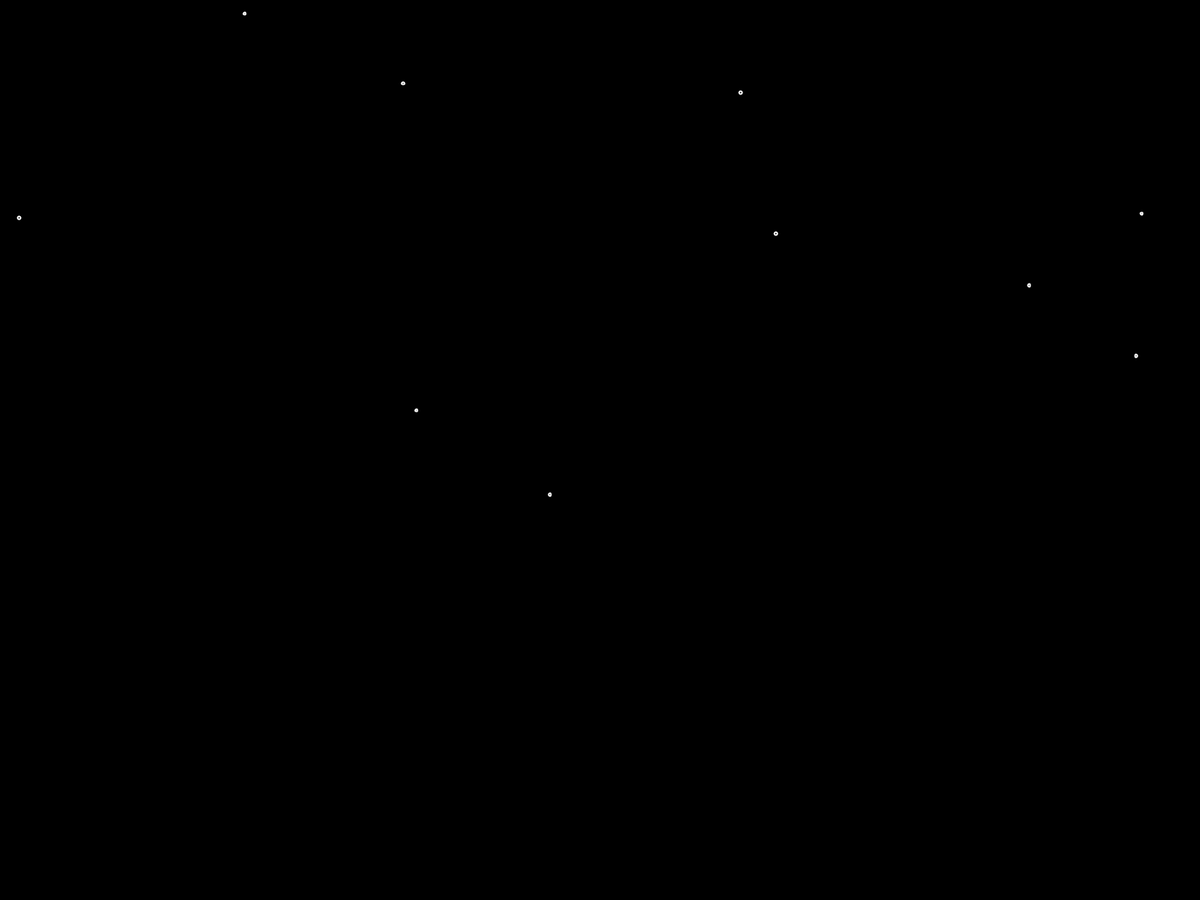
Frame 1 (no input)
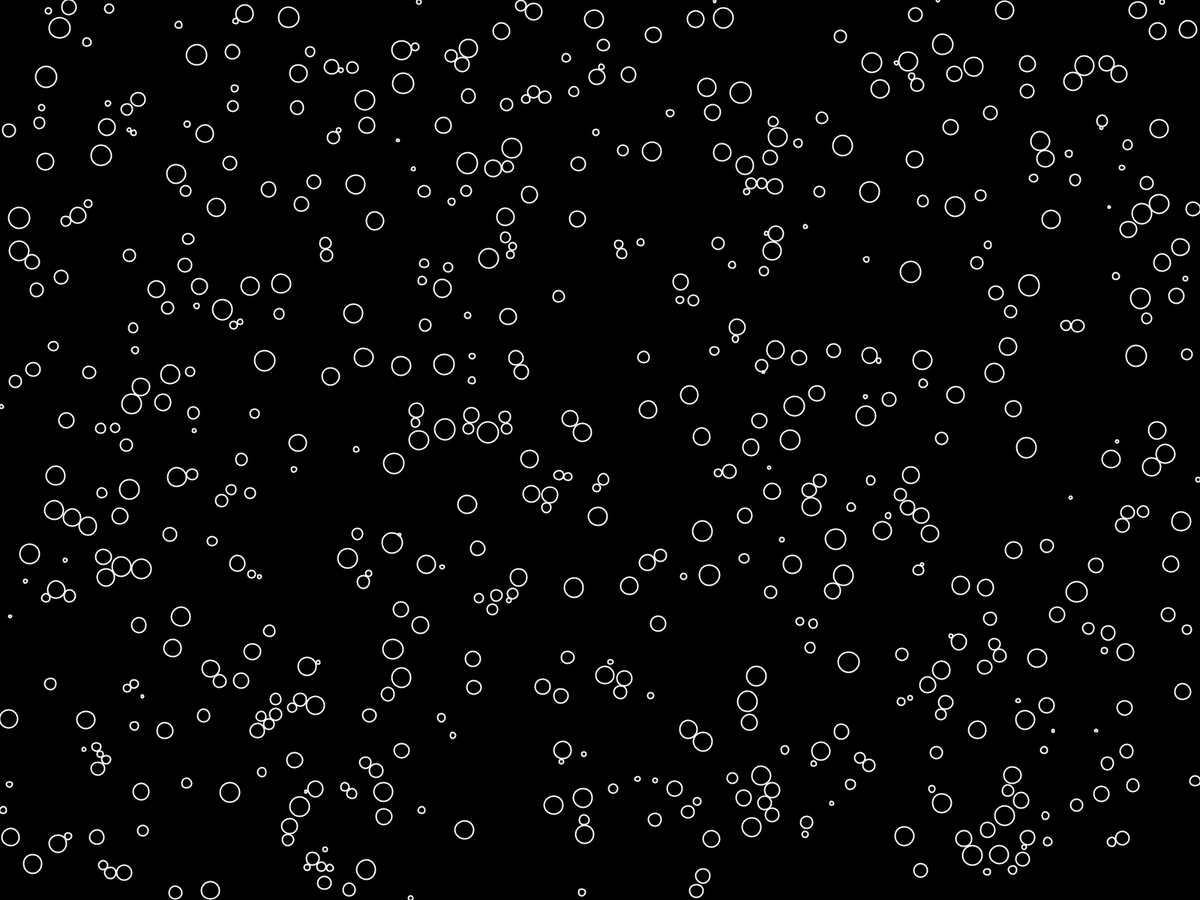
Frame 60 (the mouse pressed at the canvas centre just before this capture)
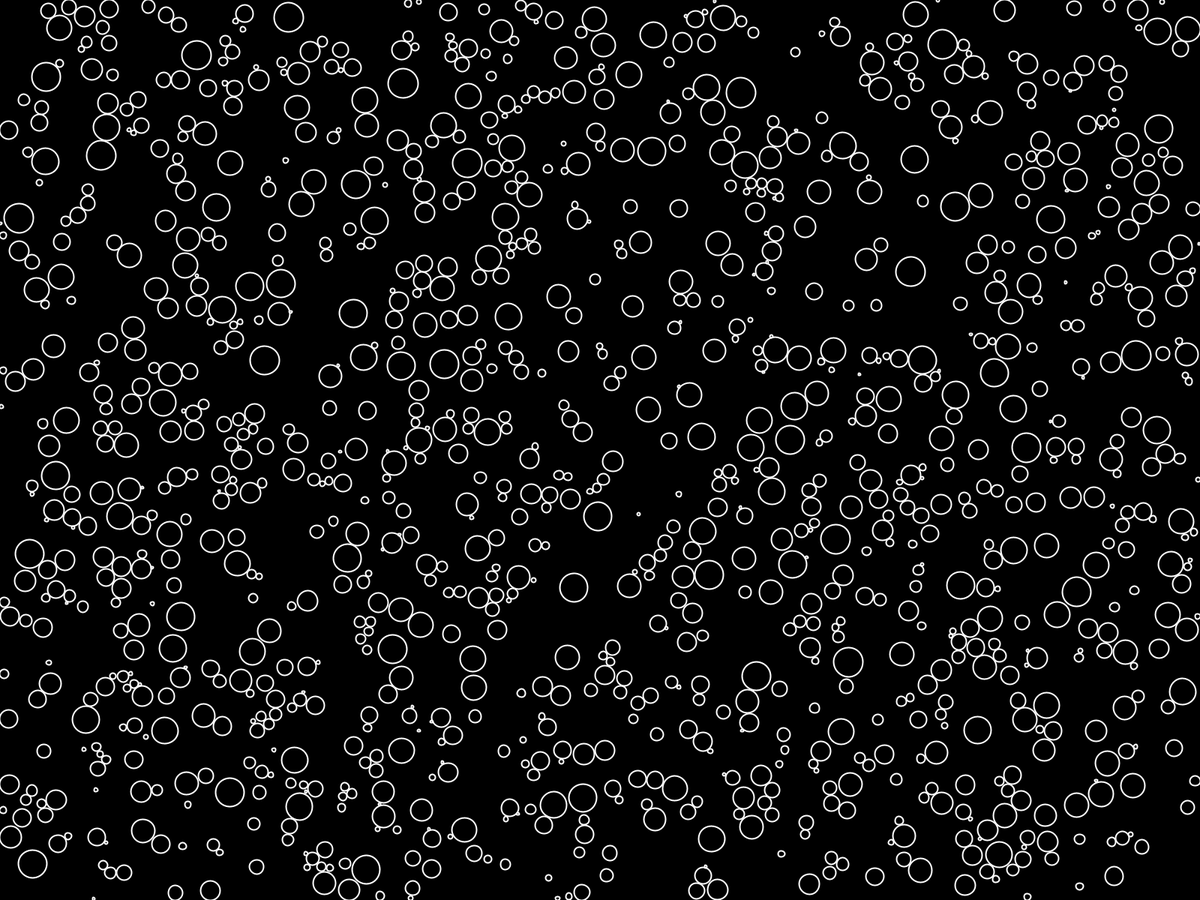
Frame 120 (the mouse held since frame 60 and released just before this capture)

The Processing sketch that drew these frames (run headless with seeded random() and noise(); from frame 60 on, the mouse is pressed at the canvas centre):

// Processing sketch: Circle_packing
// ── Circle_packing.pde
ArrayList<Circle> circles;

float radius = 0;

void setup()
{
  //size(600, 600);
  fullScreen();
  circles = new ArrayList<Circle>();
}

void draw()
{
  background(0);
  
  int iterations = 0;
  int tries = 0;
  while(iterations < 10)
  {
    Circle circle = TryMakeCircle();
    if(circle != null)
    {
      circles.add(circle);
      iterations++;
    }
    tries++;
    if(tries > 1000)
    {
      noLoop();
      break;
    }
  }
  
  for (Circle c : circles)
  {
    if(c.growing)
    {
      if(c.x + c.r > width - radius || c.x - c.r < radius || c.y + c.r > height - radius || c.y - c.r < radius)
      {
        c.growing = false;
      }
      
      for (Circle other : circles)
      {
        if(dist(c.x, c.y, other.x, other.y) - 1 < c.r + other.r && other != c)
        {
          c.growing = false;
          break;
        }
      }
    }
    
    c.grow();
    c.show();
  }
}

Circle TryMakeCircle()
{
  float x = random(width);
  float y = random(height);
  
  for (Circle c : circles)
  {
    float d = dist(c.x, c.y, x, y);
    if(d < c.r + radius)
    {
      return null;
    }
  }
  
  return new Circle(x, y, radius);
}

// ── Circle.pde
class Circle
{
  float x;
  float y;
  float r;
  boolean growing = true;
  
  Circle(float x, float y, float r)
  {
    this.x = x;
    this.y = y;
    this.r = r;
  }
  
  void grow()
  {
    if(growing)
    {
      r = sqrt(r*r + 10/PI);
    }
  }
  
  void show()
  {
    stroke(255);
    strokeWeight(2);
    noFill();
    ellipse(x, y, r*2, r*2);
  }
}
